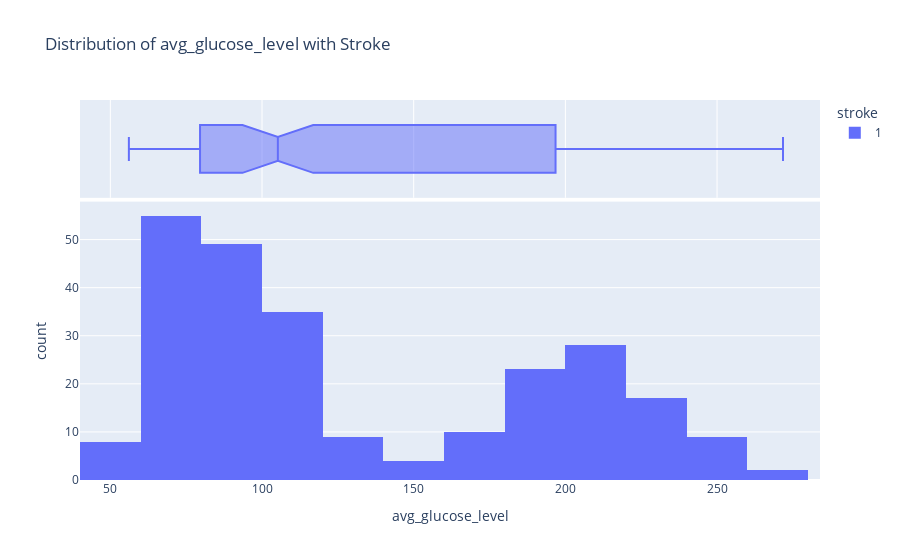

This figure's notebook cell:
### Code cell
fig = px.histogram(stroke, x='avg_glucose_level', color='stroke', marginal='box', nbins=20, title='Distribution of avg_glucose_level with Stroke')
fig.show()

### Figure 1 — Plotly figure (JSON) as saved in the notebook; plotly's stock layout.template omitted (floating-point values rounded to 4 significant figures; data arrays with more than 128 entries replaced by an {"elided": "..."} marker saying what was removed)
{"data": [{"alignmentgroup": "True", "bingroup": "x", "hovertemplate": "stroke=1<br>avg_glucose_level=%{x}<br>count=%{y}<extra></extra>", "legendgroup": "1", "marker": {"color": "#636efa", "pattern": {"shape": ""}}, "name": "1", "nbinsx": 20, "offsetgroup": "1", "orientation": "v", "showlegend": true, "type": "histogram", "x": {"elided": "249 float values"}, "xaxis": "x", "yaxis": "y"}, {"alignmentgroup": "True", "hovertemplate": "stroke=1<br>avg_glucose_level=%{x}<extra></extra>", "legendgroup": "1", "marker": {"color": "#636efa"}, "name": "1", "notched": true, "offsetgroup": "1", "showlegend": false, "type": "box", "x": {"elided": "249 float values"}, "xaxis": "x2", "yaxis": "y2"}], "layout": {"barmode": "relative", "legend": {"title": {"text": "stroke"}, "tracegroupgap": 0}, "title": {"text": "Distribution of avg_glucose_level with Stroke"}, "xaxis": {"anchor": "y", "domain": [0, 1], "title": {"text": "avg_glucose_level"}}, "xaxis2": {"anchor": "y2", "domain": [0, 1], "matches": "x", "showgrid": true, "showticklabels": false}, "yaxis": {"anchor": "x", "domain": [0, 0.7326], "title": {"text": "count"}}, "yaxis2": {"anchor": "x2", "domain": [0.7426, 1], "matches": "y2", "showgrid": false, "showline": false, "showticklabels": false, "ticks": ""}}}
